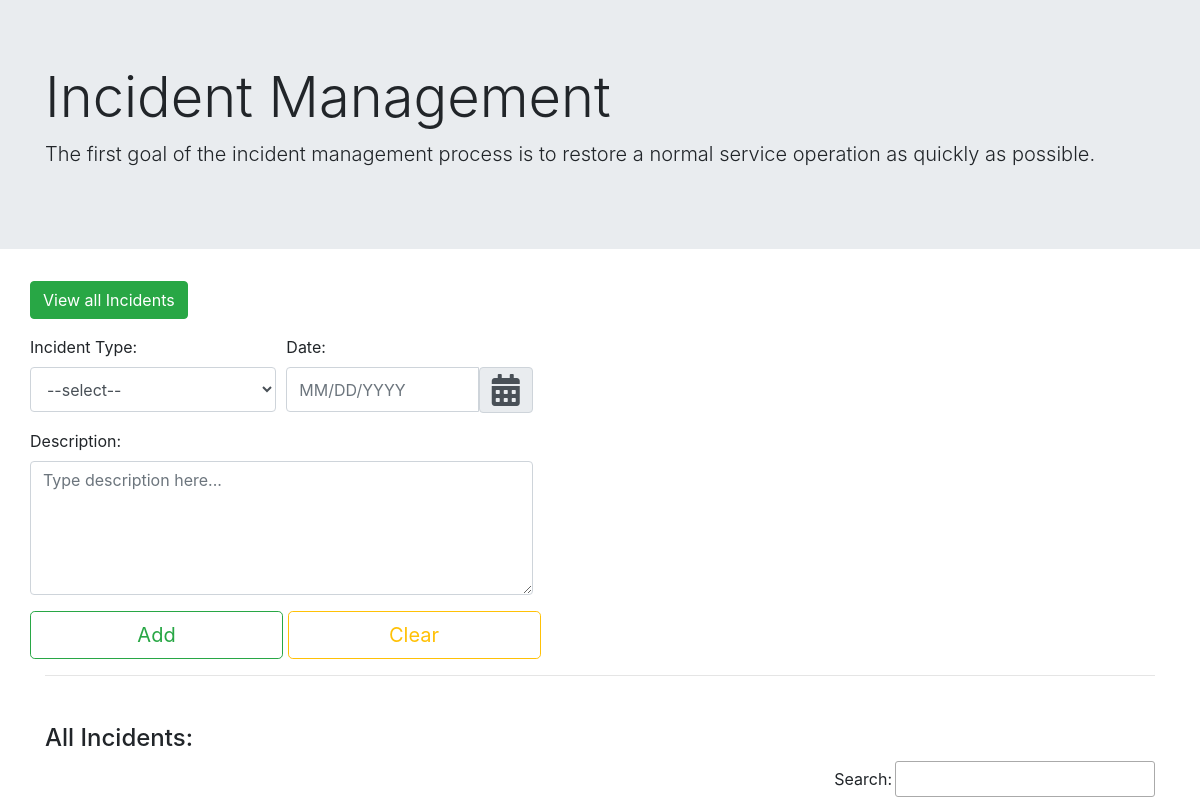
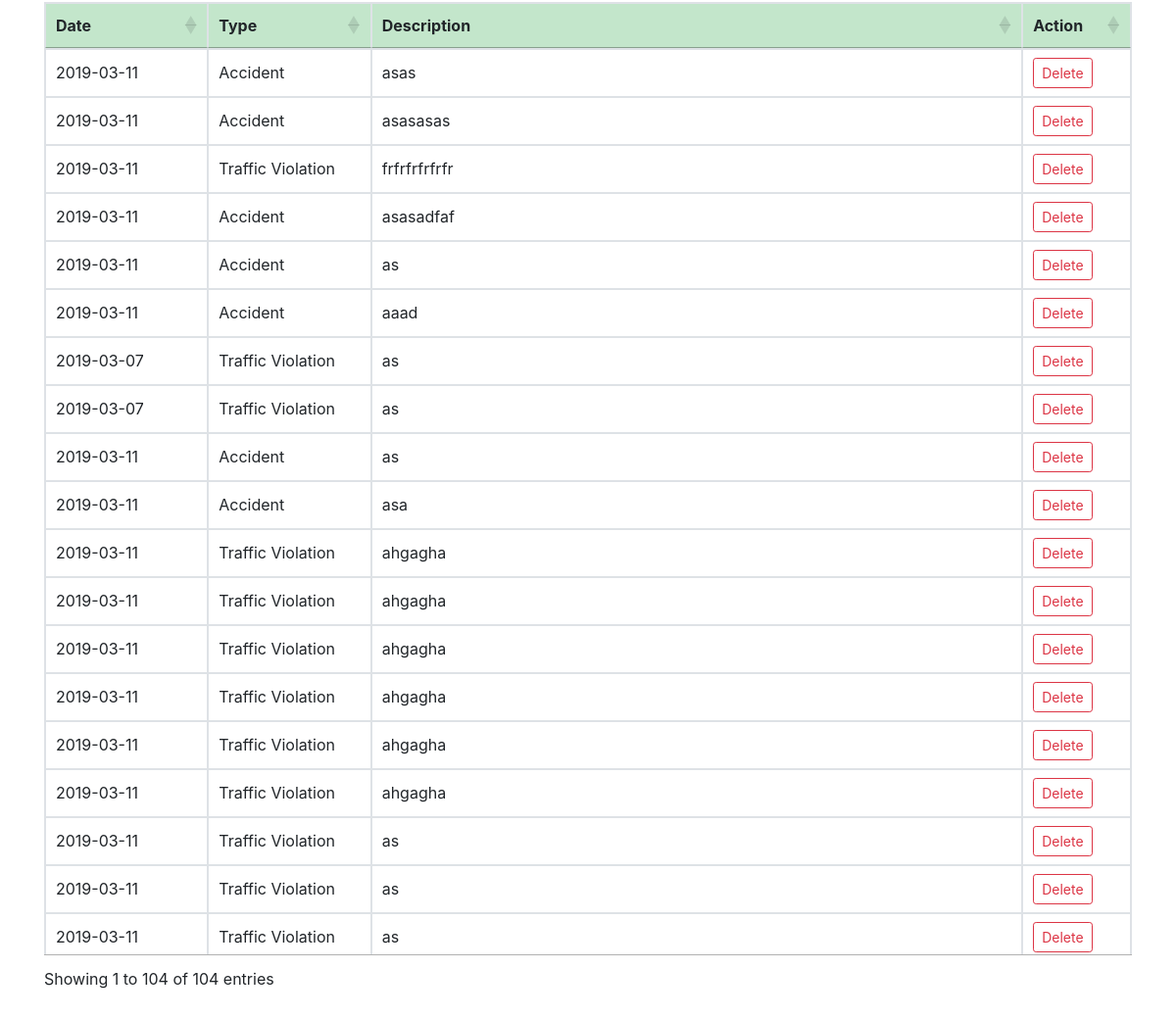
The page / on the database its author committed (2 pictures, top to bottom).
### tables this page shows
CREATE TABLE `incident_details` (
  `ID` int(10) NOT NULL,
  `type` varchar(50) NOT NULL,
  `date` date NOT NULL,
  `description` varchar(1002) NOT NULL
);

### application/controllers/Incident.php (called while the page is built, shortened)
<?php
class Incident extends CI_Controller {
    public function __construct() {
        $this->load->model('incident_model');
        $this->load->helper('url_helper');
        $this->load->helper('form');
        $this->load->library('form_validation');
        $this->load->library('pagination');
    }
    public function view() {
        $total_rows = $this->incident_model->get_total_rows();;
        $offset = 0;
        $data['latest_incidents'] =  $this->incident_model->get_incidents($total_rows, $offset);
        $this->load->view('templates/header');
        $this->load->view('pages/new_incident', $data);
        $this->load->view('templates/footer');
    }
}

### index.php (called while the page is built, shortened)
<?php
require_once BASEPATH.'core/CodeIgniter.php';

### application/models/incident_model.php (called while the page is built, shortened)
<?php
class Incident_model extends CI_Model {
    public function get_incidents($limit, $start) {
        $this->db->limit($limit, $start);
        $this->db->order_by('ID', 'DESC');
        $query = $this->db->get('incident_details');
        if($query->num_rows() > 0) {
            foreach($query->result() as $row) {
                $data[] = $row;
            }
            return $data;
        }
        return false;
    }
}
?>

### application/views/pages/new_incident.php (the view, shortened to what this page needs)
<div class="container">
    <div class="row">
        <a class="btn btn-success mb-3" href="http://localhost/incident_mgmt/index.php/Incident/show_incidents/"
            role="button">View all Incidents</a>
    </div>
    <div class="row">
        <?php $attributes = array('id' => 'myform');?>
        <?php echo form_open('Incident/new_incident', $attributes); ?>
        <div class="form-row">
            <div class="form-group col-md-4">
                <label for="incident_type">Incident Type:</label>
                <select class="form-control" id="incident_type" style="height:2.8em" name="incident_type" required>
                    <option value="">--select--</option>
                </select>
            </div>
            <div class="form-group col-md-4">
                <label for="datepicker_date">Date:</label>
                <div class='input-group date' id="datepicker_date">
                    <input type='text' id='incident_date' name="incident_date" class="form-control" style="height:2.8em"
                        placeholder="MM/DD/YYYY" required>
                    <div class="input-group-addon">
                        <span class="input-group-text fas fa-calendar-alt fa-2x"></span>
                    </div>
                </div>
            </div>
            <div class="form-group col-md-8">
                <label for="description">Description:</label>
                <textarea class="form-control" id="description" rows="5" maxlength="1000" name="description"
                    placeholder="Type description here..." required></textarea>
            </div>
        </div>
        <button type="submit" class="btn btn-outline-success btn-lg col-md-4">Add</button>
        <button type="reset" class="btn btn-outline-warning btn-lg col-md-4">Clear</button>
        </form>
    </div>
    <hr />
    <div class="row mt-5">
        <div class="col-12">
        <h4>All Incidents:</h4>
            <table id="mytable" class="table table-bordered table-hover table-responsive">
                <thead class="table-success">
                    <tr>
                        <th style="width: 15%" scope="col">Date</th>
                        <th style="width: 15%" scope="col">Type</th>
                        <th style="width: 60%" scope="col">Description</th>
                        <th style="width: 10%" scope="col">Action</th>
                    </tr>
                </thead>
                <tbody>
                    <?php if(isset($latest_incidents)) {
                    foreach($latest_incidents as $item) {
                    ?>
                    <tr>
                        <td><?php echo $item->date; ?></td>
                        <td><?php echo $item->type; ?></td>
                        <td class="text-justify"><?php echo $item->description; ?></td>
                        <td><button class="btn btn-outline-danger btn-sm delete_button"
                                id="<?php echo $item->ID;?>">Delete</button></td>
                    </tr>
                    <?php }
                     } else {
                        ?>
                    <div class="text-danger font-weight-bold">No record(s) found.</div>
                    <?php } ?>
                </tbody>
            </table>
        </div>
    </div>
</div>

### application/views/templates/header.php (shortened to what this page needs)
<!doctype html>
<html>
<head>
    <link rel="stylesheet" href="https://stackpath.bootstrapcdn.com/bootstrap/4.1.3/css/bootstrap.min.css"
>
    <link rel="stylesheet" href="https://use.fontawesome.com/releases/v5.7.2/css/all.css"
>
    <link rel="stylesheet" type="text/css" href="<?php echo base_url(); ?>css/style.css">
    <link rel="stylesheet" type="text/css" href="<?php echo base_url(); ?>css/datepicker/css/bootstrap-datepicker.css">
    <link rel="stylesheet" type="text/css" href="https://cdn.datatables.net/1.10.19/css/jquery.dataTables.min.css">
</head>
<body>
    <div class="jumbotron jumbotron-fluid">
        <div class="container">
            <h1 class="display-4">Incident Management</h1>
            <p class="lead">The first goal of the incident management process is to restore a normal service operation
                as quickly as possible.</p>
        </div>
    </div>

### application/views/templates/footer.php (shortened to what this page needs)
</body>
</html>

### rows shown on the page
incident_details: date "2019-03-11", type "Accident", description "asas"
incident_details: date "2019-03-11", type "Accident", description "asasasas"
incident_details: date "2019-03-11", type "Traffic Violation", description "frfrfrfrfrfr"
incident_details: date "2019-03-11", type "Accident", description "asasadfaf"
incident_details: date "2019-03-11", type "Accident", description "as"
incident_details: date "2019-03-11", type "Accident", description "aaad"
incident_details: date "2019-03-07", type "Traffic Violation", description "as"
incident_details: date "2019-03-07", type "Traffic Violation", description "as"
incident_details: date "2019-03-11", type "Accident", description "as"
incident_details: date "2019-03-11", type "Accident", description "asa"
incident_details: date "2019-03-11", type "Traffic Violation", description "ahgagha"
incident_details: date "2019-03-11", type "Traffic Violation", description "ahgagha"
incident_details: date "2019-03-11", type "Traffic Violation", description "ahgagha"
incident_details: date "2019-03-11", type "Traffic Violation", description "ahgagha"
incident_details: date "2019-03-11", type "Traffic Violation", description "ahgagha"
incident_details: date "2019-03-11", type "Traffic Violation", description "ahgagha"
incident_details: date "2019-03-11", type "Traffic Violation", description "as"
incident_details: date "2019-03-11", type "Traffic Violation", description "as"
incident_details: date "2019-03-11", type "Traffic Violation", description "as"
